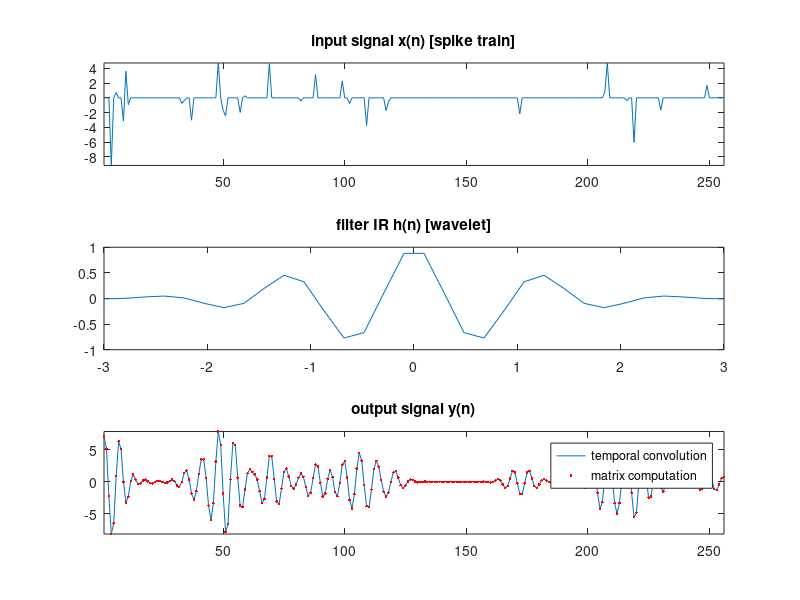
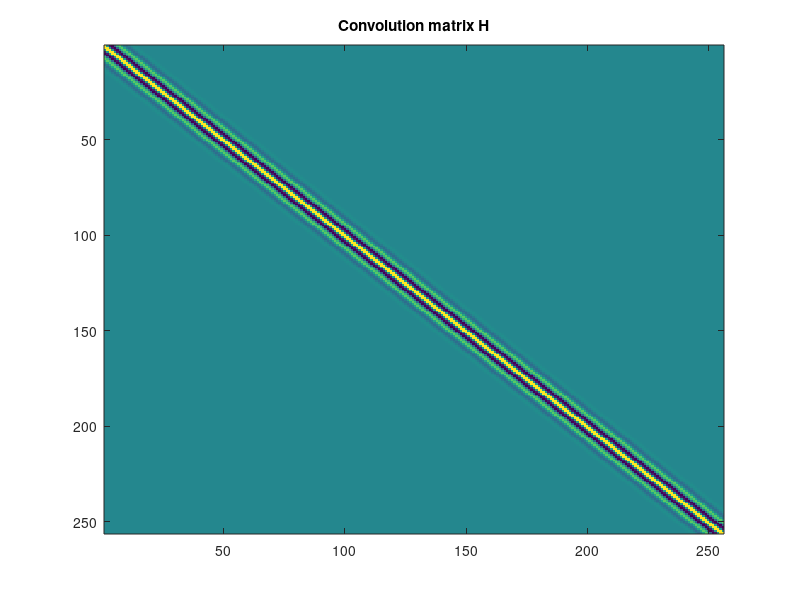

Recreate these plots in MATLAB, in order.
clear all
close all
clc

%% Generation of the input signal

% 1D input (unknown) signal
p = 8;
N = 2^p;

w = 0.1;
a = rand(1,N)<w;
s2 = 10;
x = (sqrt(s2)*randn(1,N)).*a;
x = x(:);

%% Modeling of the forward model (FIR filter with Morlet IR)

% wavelet
n_wav = 32;
P = n_wav-1;
[wav,supp_wave] = morlet(-3,3,n_wav);

%% Generation of the output signal

% convolution by conv()
y = conv(wav,x);
y = y(n_wav/2:(end-n_wav/2));

figure(1);
subplot(3,1,1)
plot(1:N,x);
title('input signal x(n) [spike train]')
axis tight
subplot(3,1,2)
plot(supp_wave,wav)
title('filter IR h(n) [wavelet]')
subplot(3,1,3)
plot(y);
title('output signal y(n)')
axis tight

% convolution by matrix formulation
Hfull = convmtx(wav',N);
H     = Hfull(n_wav/2:(end-n_wav/2),:);

figure(2);
imagesc(H);
title('Convolution matrix H')

y2 = H*x;

figure(1)
hold on
plot(y2,'r.')
hold off
legend('temporal convolution', 'matrix computation')



